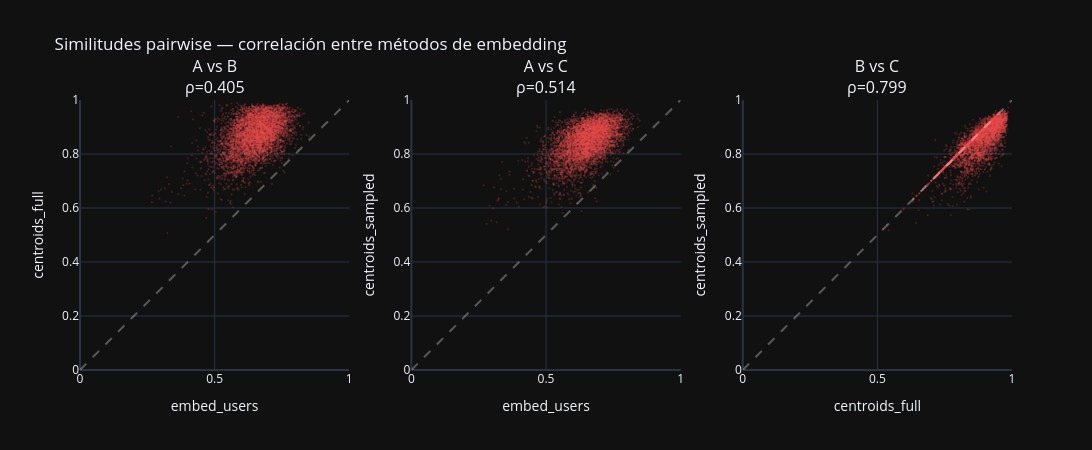

Here is the notebook cell this chart was saved with:
### Code cell
# Scatter de similitudes pairwise — visual de la correlación entre métodos
# Cada punto es un par de usuarios; el eje X es la similitud según método 1,
# el eje Y según método 2. Si están alineados, los métodos coinciden en rankings.
import plotly.graph_objects as go
from plotly.subplots import make_subplots

if len(available) >= 2:
    pairs_to_plot = [(keys[i], keys[j]) for i in range(len(keys)) for j in range(i+1, len(keys))]
    fig = make_subplots(
        rows=1, cols=len(pairs_to_plot),
        subplot_titles=[f'{x.split("(")[1].rstrip(")")} vs {y.split("(")[1].rstrip(")")}' for x, y in pairs_to_plot],
    )

    rng = np.random.default_rng(42)
    for col_idx, (lx, ly) in enumerate(pairs_to_plot, 1):
        common = available[lx].index.intersection(available[ly].index)
        sx = available[lx][common].values
        sy = available[ly][common].values

        # Muestra aleatoria para no saturar (max 5000 puntos)
        n_show = min(5000, len(common))
        idx_s = rng.choice(len(common), n_show, replace=False)

        rho = spearman_results.get((lx, ly), spearman_results.get((ly, lx), float('nan')))

        fig.add_trace(
            go.Scatter(
                x=sx[idx_s], y=sy[idx_s],
                mode='markers',
                marker=dict(size=2, opacity=0.25, color='#E94E4E'),
                showlegend=False,
            ),
            row=1, col=col_idx,
        )
        # Línea diagonal de referencia (correlación perfecta)
        fig.add_trace(
            go.Scatter(
                x=[0, 1], y=[0, 1],
                mode='lines',
                line=dict(color='rgba(255,255,255,0.3)', dash='dash'),
                showlegend=False,
            ),
            row=1, col=col_idx,
        )
        label_x = lx.split('(')[0].strip()
        label_y = ly.split('(')[0].strip()
        fig.update_xaxes(title_text=label_x, range=[0, 1], row=1, col=col_idx)
        fig.update_yaxes(title_text=label_y, range=[0, 1], row=1, col=col_idx)
        fig.layout.annotations[col_idx - 1].text += f'<br>ρ={rho:.3f}'

    fig.update_layout(
        title='Similitudes pairwise — correlación entre métodos de embedding',
        template='plotly_dark',
        height=450, width=400 * len(pairs_to_plot),
    )
    fig.show()
else:
    print("Se necesitan al menos 2 métodos para la comparativa visual.")

### Figure 1 — Plotly figure (JSON) as saved in the notebook; plotly's stock layout.template omitted (floating-point values rounded to 4 significant figures; data arrays with more than 128 entries replaced by an {"elided": "..."} marker saying what was removed)
{"data": [{"marker": {"color": "#E94E4E", "opacity": 0.25, "size": 2}, "mode": "markers", "showlegend": false, "type": "scatter", "x": {"elided": "5000 float values"}, "xaxis": "x", "y": {"elided": "5000 float values"}, "yaxis": "y"}, {"line": {"color": "rgba(255,255,255,0.3)", "dash": "dash"}, "mode": "lines", "showlegend": false, "type": "scatter", "x": [0, 1], "xaxis": "x", "y": [0, 1], "yaxis": "y"}, {"marker": {"color": "#E94E4E", "opacity": 0.25, "size": 2}, "mode": "markers", "showlegend": false, "type": "scatter", "x": {"elided": "5000 float values"}, "xaxis": "x2", "y": {"elided": "5000 float values"}, "yaxis": "y2"}, {"line": {"color": "rgba(255,255,255,0.3)", "dash": "dash"}, "mode": "lines", "showlegend": false, "type": "scatter", "x": [0, 1], "xaxis": "x2", "y": [0, 1], "yaxis": "y2"}, {"marker": {"color": "#E94E4E", "opacity": 0.25, "size": 2}, "mode": "markers", "showlegend": false, "type": "scatter", "x": {"elided": "5000 float values"}, "xaxis": "x3", "y": {"elided": "5000 float values"}, "yaxis": "y3"}, {"line": {"color": "rgba(255,255,255,0.3)", "dash": "dash"}, "mode": "lines", "showlegend": false, "type": "scatter", "x": [0, 1], "xaxis": "x3", "y": [0, 1], "yaxis": "y3"}], "layout": {"annotations": [{"font": {"size": 16}, "showarrow": false, "text": "A vs B<br>ρ=0.405", "x": 0.1444, "xanchor": "center", "xref": "paper", "y": 1.0, "yanchor": "bottom", "yref": "paper"}, {"font": {"size": 16}, "showarrow": false, "text": "A vs C<br>ρ=0.514", "x": 0.5, "xanchor": "center", "xref": "paper", "y": 1.0, "yanchor": "bottom", "yref": "paper"}, {"font": {"size": 16}, "showarrow": false, "text": "B vs C<br>ρ=0.799", "x": 0.8556, "xanchor": "center", "xref": "paper", "y": 1.0, "yanchor": "bottom", "yref": "paper"}], "height": 450, "title": {"text": "Similitudes pairwise — correlación entre métodos de embedding"}, "width": 1200, "xaxis": {"anchor": "y", "domain": [0.0, 0.2889], "range": [0, 1], "title": {"text": "embed_users"}}, "xaxis2": {"anchor": "y2", "domain": [0.3556, 0.6444], "range": [0, 1], "title": {"text": "embed_users"}}, "xaxis3": {"anchor": "y3", "domain": [0.7111, 1.0], "range": [0, 1], "title": {"text": "centroids_full"}}, "yaxis": {"anchor": "x", "domain": [0.0, 1.0], "range": [0, 1], "title": {"text": "centroids_full"}}, "yaxis2": {"anchor": "x2", "domain": [0.0, 1.0], "range": [0, 1], "title": {"text": "centroids_sampled"}}, "yaxis3": {"anchor": "x3", "domain": [0.0, 1.0], "range": [0, 1], "title": {"text": "centroids_sampled"}}}}
